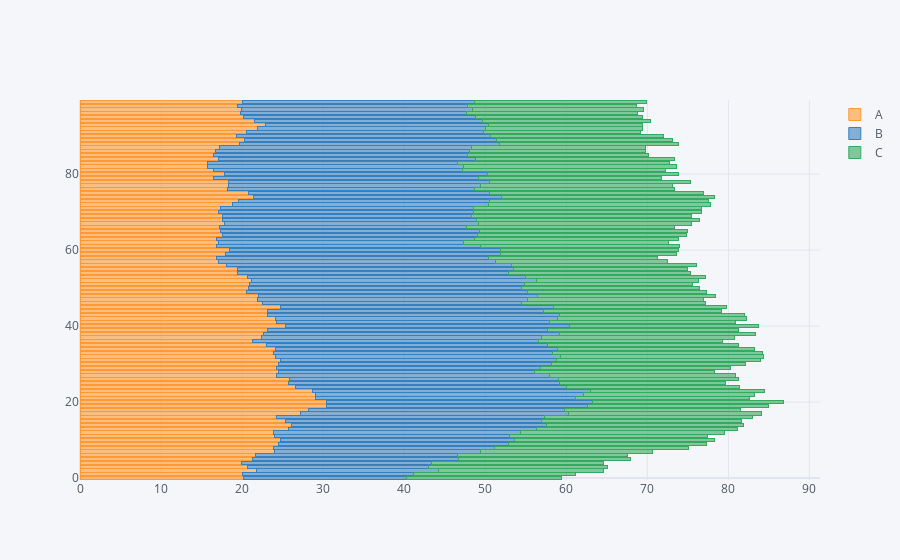

Here is the notebook cell this chart was saved with:
### Markdown cell above
#### Horizontal Stacked Bar Graph
- To produce a stacked bar plot, use barmode=stack
- To get horizontal bar plots, pass kind='barh'

### Code cell
## It Uses the intially created dataset
df.iplot(kind = 'barh', barmode='stack', bargap=0.2)
